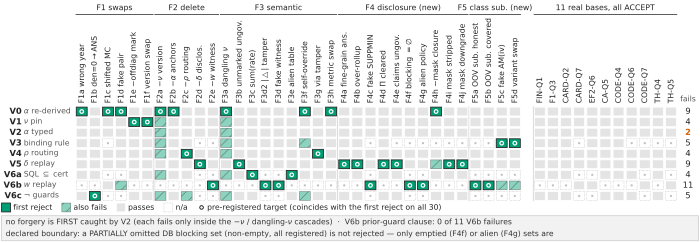

This figure's Python source:
"""F-B -- forgery x check hit matrix on the pilot2 base (34 forgeries, 11 bases).

PILOT2 REMAKE.  The forgery battery grew from 16 hand-built-base forgeries to 34
forgeries mutated from 11 REAL compiler certificates (every unmutated base
ACCEPTs, so each REJECT pins on the mutation itself), and gained the F4
disclosure family (10 forgeries against the k / mask / policy obligations that
did not exist on the old base) plus F5 (4 refusal-class / replay-variant
substitutions on a new CARD-Q2 base, added 2026-08-10).  45 columns no longer
fit a single column at a legible size, so this float is FULL WIDTH: include it
as a figure* with width=\\textwidth and NO rescaling.

WHAT IS DRAWN.  Rows = the nine checks in the verifier's own frozen order
(chk.py:CHECK_ORDER).  Columns = six bands: F1 coordinate/semantic swaps (6),
F2 field deletions (5), F3 semantic forgeries (9), F4 disclosure forgeries
(10), F5 refusal-class substitutions (4), then the 11 unmutated base
certificates.  Every cell carries the status the verifier actually reported
for that (column, check) pair:

  * solid        the check that rejected first (report["rejected_by"])
  * hatched      the check ALSO failed on this forgery, later in the order
  * flat light   the check ran and passed
  * dotted/empty the check does not apply to this certificate kind (SKIP)

A white ring marks the check the forgery was PRE-REGISTERED to trip
(forge_p2.py's expected_reject_by).  Ring and solid cell coincide on all 34;
had a forgery landed anywhere else, the disagreement would be visible without
reading a word.

THE CONCESSION BAND at the foot names what this round did NOT exercise: no
forgery is FIRST caught by V2 (V3 left that set when F5c/F5d arrived, since
that family is pre-registered to trip the clause-(iv) variant check), the
prior-guard clause of V6b carries zero of its
7 failures, and one declared boundary from the acceptance report: a PARTIALLY
omitted DB blocking set (non-empty, all registered) is not rejected -- only
emptied (F4f) or alien (F4g) sets are.

COLOUR SEMANTICS (unchanged, style.py): GREEN is our mechanism acting -- here,
a check firing; LIGHT is "nothing to report".  Every state carries a second,
redundant encoding (fill + hatch + glyph).  No type below 5.4 pt, and the PDF
is emitted at exactly \\textwidth so \\includegraphics applies scale 1.0.

DATA.  100% recomputed, nothing retyped: extract_p2.py reads the verifier's 34
run reports in impl/asof_verifier/forge_p2_out/, asserts every first rejection
against forge_p2.py's pre-registered target, and re-verifies the 11 unmutated
base certificates with the same chk.verify the forgeries ran under.

Run:  python3 extract_p2.py && python3 figB_forgery_matrix.py
"""

import json
import os
import matplotlib as mpl
import matplotlib.pyplot as plt
from matplotlib.patches import Rectangle
import style as S

S.apply()
HERE = os.path.dirname(os.path.abspath(__file__))
M = json.load(open(os.path.join(HERE, "fig_data_pilot2.json")))["forge"]

CHECKS = M["checks"]                      # V0 .. V6c, the verifier's own order
COLS = M["columns"]                       # the forgeries, then the base controls
FORG = [c for c in COLS if c["band"] != "ctl"]
# Pinned the same way extract_p2.py pins them, so a stale fig_data_pilot2.json
# fails here rather than silently drawing the wrong matrix.  F5 (4 forgeries on
# a new CARD-Q2 base) joined the battery on 2026-08-10: 34 forgeries, 11 bases.
FAMILY_SIZES = {"F1": 6, "F2": 5, "F3": 9, "F4": 10, "F5": 4}
N_FORG = sum(FAMILY_SIZES.values())       # 34
N_BASES = 11
assert len(FORG) == N_FORG and len(COLS) == N_FORG + N_BASES

# Row gloss: what each check consumes (<= the label gutter, asserted below).
GLOSS = {
    "V0": r"$\alpha$ re-derived", "V1": r"$\nu$ pin", "V2": r"$\alpha$ typed",
    "V3": "binding rule", "V4": r"$\rho$ routing", "V5": r"$\delta$ replay",
    "V6a": r"SQL $\subseteq$ cert", "V6b": r"$w$ replay", "V6c": r"$\neg$ guards",
}
# Column label = id + attack surface, abbreviated to fit a rotated label.  The
# F2 labels carry the DELETED FIELD (that band is the per-field experiment);
# the F4 labels name the disclosure obligation under attack.
CLAB = {
    "F1a": "F1a wrong year", "F1b": r"F1b den=0$\to$ANS",
    "F1c": "F1c shifted MC", "F1d": "F1d fake pair",
    "F1e": "F1e $-$offdiag mark", "F1f": "F1f version swap",
    "F2a": r"F2a $-\nu$ version", "F2b": r"F2b $-\alpha$ anchors",
    "F2c": r"F2c $-\rho$ routing", "F2d": r"F2d $-\delta$ disclos.",
    "F2e": r"F2e $-w$ witness",
    "F3a": r"F3a dangling $\nu$", "F3b": "F3b unmarked ungov.",
    "F3c": "F3c sum(rate)", "F3d": "F3d fake witness",
    "F3d2": r"F3d2 $|\triangle|$ tamper", "F3e": "F3e alien table",
    "F3f": "F3f self-override", "F3g": "F3g via tamper",
    "F3h": "F3h metric swap",
    "F4a": "F4a fine-grain ans.", "F4b": "F4b over-rollup",
    "F4c": "F4c fake SUPPMIN", "F4d": r"F4d $\Pi$ cleared",
    "F4e": "F4e claims ungov.", "F4f": r"F4f blocking $=\varnothing$",
    "F4g": "F4g alien policy", "F4h": "F4h $-$mask closure",
    "F4i": "F4i mask stripped", "F4j": "F4j mask downgrade",
    # F5 (2026-08-10): refusal-class / replay-variant substitution.  a and b
    # swap the refusal class across the OOV / AM(iv) boundary on the honest and
    # the covered leg; c and d swap the clause-(iv) replay variant.
    "F5a": "F5a OOV sub. honest", "F5b": "F5b OOV sub. covered",
    "F5c": "F5c fake AM(iv)", "F5d": "F5d variant swap",
}
for c in COLS:                              # controls: label by their base qid
    if c["band"] == "ctl":
        CLAB[c["id"]] = c["qid"]
BANDS = [("F1", "F1 swaps"), ("F2", "F2 delete"), ("F3", "F3 semantic"),
         ("F4", "F4 disclosure (new)"), ("F5", "F5 class sub. (new)"),
         ("ctl", "%d real bases, all ACCEPT" % N_BASES)]

# ------------------------------------------------------------------ geometry ---
PT = 1 / 72.0
W_IN = S.FULL_W                      # exactly \textwidth; do not rescale on use
GUT, LOADW = 53.0, 15.0              # pt: row-label gutter, right-hand load column
ROW_H, GAP = 7.6, 0.9                # pt per check row; blank col before controls
H_BAND, H_LAB, H_LEG, H_CONC = 11.0, 64.0, 9.0, 19.5      # pt, top to bottom
PADX, PADY = 1.0, 1.5

NCU = len(COLS) + GAP
GRID_W = W_IN / PT - GUT - LOADW - 2 * PADX
GRID_H = ROW_H * len(CHECKS)
H_IN = (H_BAND + H_LAB + GRID_H + H_LEG + H_CONC + 2 * PADY) * PT

fig = plt.figure(figsize=(W_IN, H_IN))
fig.set_constrained_layout(False)
ax = fig.add_axes([(PADX + GUT) * PT / W_IN,
                   (PADY + H_CONC + H_LEG) * PT / H_IN,
                   GRID_W * PT / W_IN, GRID_H * PT / H_IN])
ax.set_xlim(0, NCU)
ax.set_ylim(len(CHECKS), 0)
ax.set_xticks([])
ax.set_yticks([])
for s in ax.spines.values():
    s.set_visible(False)
COL_W_PT = GRID_W / NCU

XS, x = {}, 0.0
for c in COLS:
    if c["band"] == "ctl" and x < len(FORG) + 0.5:
        x += GAP
    XS[c["id"]] = x
    x += 1.0

# ------------------------------------------------------------------- cells -----
CELL = dict(FAIL1=dict(fc=S.GREEN, ec=S.INK, lw=0.6, hatch=None, al=1.0),
            FAILn=dict(fc=S.GREEN, ec=S.INK, lw=0.45, hatch="///", al=0.45),
            PASS=dict(fc=S.LIGHT, ec="white", lw=0.5, hatch=None, al=1.0),
            SKIP=dict(fc="none", ec=S.FAINT, lw=0.4, hatch=None, al=1.0))
IPAD = 0.085


def cell(ax_, cid, row, kind):
    st = CELL[kind]
    x0, y0 = XS[cid], row
    r = Rectangle((x0 + IPAD, y0 + IPAD), 1 - 2 * IPAD, 1 - 2 * IPAD,
                  facecolor=st["fc"], edgecolor=st["ec"], linewidth=st["lw"],
                  hatch=st["hatch"], alpha=st["al"], zorder=2, clip_on=False)
    if kind == "SKIP":
        r.set_linestyle((0, (1.2, 1.2)))
    ax_.add_patch(r)
    if kind == "SKIP":            # second encoding for "does not apply here"
        ax_.plot([x0 + 0.5], [y0 + 0.5], marker=".", ms=1.4, color=S.FAINT,
                 zorder=3, clip_on=False)


for c in COLS:
    for i, chk_ in enumerate(CHECKS):
        st = c["status"][chk_]
        kind = ("FAIL1" if chk_ == c["rejected_by"] else "FAILn") if st == "FAIL" else st
        cell(ax, c["id"], i, kind)
    if c["expected"]:                       # pre-registered target, drawn on top
        ax.plot([XS[c["id"]] + 0.5], [CHECKS.index(c["expected"]) + 0.5],
                marker="o", ms=2.6, mfc="none", mec="white", mew=0.9, zorder=4)

# --------------------------------------------- row labels + per-row fail loads --
for i, chk_ in enumerate(CHECKS):
    ax.text(-(GUT - 14.5) / COL_W_PT, i + 0.5, chk_, ha="right", va="center",
            fontsize=6.0, fontweight="bold", color=S.INK)
    ax.text(-(GUT - 16) / COL_W_PT, i + 0.5, GLOSS[chk_], ha="left", va="center",
            fontsize=5.5, color="#555555")
    n = M["load"][chk_]["FAIL"]
    first = M["first_reject"].get(chk_, 0)
    ax.text(NCU + (LOADW / 2) / COL_W_PT, i + 0.5, str(n), ha="center",
            va="center", fontsize=6.0, color=S.INK if first else S.VERMILION,
            fontweight="normal" if first else "bold")
# the count is every forgery the check brings down, first or not; it sums to 53
# over the 34 forgeries -- the 19 extras live in the multi-fail cascades.
ax.text(NCU + (LOADW / 2) / COL_W_PT, -0.30, "fails", ha="center", va="bottom",
        fontsize=5.5, color="#555555")

# ------------------------------------------- rotated column labels + brackets ---
for c in COLS:
    ax.text(XS[c["id"]] + 0.5, -0.28, CLAB[c["id"]], rotation=90, ha="center",
            va="bottom", fontsize=5.5, color=S.INK)
ytop = -(H_LAB + 2.0) / ROW_H
for key, lab in BANDS:
    xs = [XS[c["id"]] for c in COLS if c["band"] == key]
    x0, x1 = min(xs) + 0.06, max(xs) + 0.94
    ax.plot([x0, x1], [ytop, ytop], color=S.INK, lw=0.5, clip_on=False)
    ax.text((x0 + x1) / 2, ytop - 0.26, lab, ha="center", va="bottom",
            fontsize=5.6, color=S.INK, clip_on=False)
    if key != "F1":                        # band rule inside the matrix as well
        ax.plot([x0 - 0.06, x0 - 0.06], [0, len(CHECKS)], color=S.FAINT, lw=0.4,
                zorder=1)

# ------------------------------------------------------------------- legend -----
LEG = [("FAIL1", "first reject"), ("FAILn", "also fails"),
       ("PASS", "passes"), ("SKIP", "n/a")]
fig.canvas.draw()
ren = fig.canvas.get_renderer()


def tw(s, size):
    t = fig.text(0, 0, s, fontsize=size)
    w = t.get_window_extent(renderer=ren).width / fig.dpi / PT
    t.remove()
    return w


ly = (PADY + H_CONC + H_LEG / 2) * PT / H_IN
lx = PADX * PT / W_IN
SW = 6.4 * PT / W_IN
axl = fig.add_axes([0, 0, 1, 1], zorder=5)
axl.set_axis_off()
axl.set_xlim(0, 1)
axl.set_ylim(0, 1)
axl.patch.set_alpha(0)
for kind, lab in LEG:
    st = CELL[kind]
    r = Rectangle((lx, ly - SW / 2 * W_IN / H_IN), SW, SW * W_IN / H_IN,
                  facecolor=st["fc"], edgecolor=st["ec"], linewidth=st["lw"],
                  hatch=st["hatch"], alpha=st["al"], transform=axl.transAxes)
    if kind == "SKIP":
        r.set_linestyle((0, (1.2, 1.2)))
    axl.add_patch(r)
    lx += SW + 2.0 * PT / W_IN
    axl.text(lx, ly, lab, ha="left", va="center", fontsize=5.5, color=S.INK,
             transform=axl.transAxes)
    lx += (tw(lab, 5.5) + 7.0) * PT / W_IN
axl.plot([lx + 3.0 * PT / W_IN], [ly], marker="o", ms=2.6, mfc="none",
         mec=S.INK, mew=0.7, transform=axl.transAxes)
axl.text(lx + 7.0 * PT / W_IN, ly, "pre-registered target (coincides with the "
         "first reject on all 30)", ha="left", va="center", fontsize=5.5,
         color=S.INK, transform=axl.transAxes)

# ------------------------------------------------------- the concession band ----
band1 = ("no forgery is FIRST caught by %s (each fails only inside the "
         r"$-\nu$ / dangling-$\nu$ cascades)  ·  V6b prior-guard clause: "
         "0 of %d V6b failures"
         % (" or ".join(M["never_first"]), M["load"]["V6b"]["FAIL"]))
band2 = ("declared boundary: a PARTIALLY omitted DB blocking set (non-empty, "
         "all registered) is not rejected — only emptied (F4f) or alien (F4g) "
         "sets are")
axl.add_patch(Rectangle((PADX * PT / W_IN, PADY * PT / H_IN),
                        1 - 2 * PADX * PT / W_IN, (H_CONC - 1.5) * PT / H_IN,
                        facecolor="#F2F2F2", edgecolor=S.FAINT, lw=0.45,
                        transform=axl.transAxes, zorder=1))
for k, b in enumerate((band1, band2)):
    axl.text((PADX + 3.0) * PT / W_IN,
             (PADY + (H_CONC - 1.5) * (0.72 - 0.44 * k)) * PT / H_IN,
             b, ha="left", va="center", fontsize=5.5, color="#333333",
             transform=axl.transAxes, zorder=3)

out = os.path.join(HERE, "figB_forgery_matrix.pdf")
# Absolute point layout at exactly \textwidth; CreationDate=None keeps re-runs
# byte-reproducible.
with mpl.rc_context({"savefig.bbox": None}):
    fig.savefig(out, metadata={"CreationDate": None})
print("wrote", out)

# ---- what the figure asserts, printed so the caption can be checked against it --
assert M["n_expected_match"] == N_FORG and M["n_bases"] == N_BASES
assert M["families"] == FAMILY_SIZES
# V3 left the never-first set when F5 arrived: F5c/F5d are pre-registered to
# trip V3 (clause-(iv) variant swap), which is exactly what that family is for.
assert M["never_first"] == ["V2"] and M["never_fail"] == []
assert M["v6b_clause0_fails"] == 0
assert sum(M["first_reject"].values()) == N_FORG
for c in COLS:                                   # nothing overruns its allowance
    assert tw(CLAB[c["id"]], 5.5) < H_LAB - 2.4, (c["id"], tw(CLAB[c["id"]], 5.5))
for k, v in GLOSS.items():
    assert tw(k, 6.0) < 14.5 and tw(v, 5.5) < GUT - 18.0, (k, tw(v, 5.5))
for b in (band1, band2):
    assert tw(b, 5.5) < W_IN / PT - 2 * PADX - 6, (b, tw(b, 5.5))
f2 = [c for c in FORG if c["band"] == "F2"]
print("  %d forgeries rejected; first reject == pre-registered target in %d/%d"
      % (N_FORG, M["n_expected_match"], N_FORG))
print("  F2 band (per-field deletions): " + " | ".join(
    "%s->%s{%s}" % (c["id"], c["rejected_by"],
                    ",".join(k for k in CHECKS if c["status"][k] == "FAIL"))
    for c in f2))
print("  F4 band first rejects: %s" % {c["id"]: c["rejected_by"]
                                       for c in FORG if c["band"] == "F4"})
print("  never-first: %s ; V6b clause-0 fails: %d"
      % (M["never_first"], M["v6b_clause0_fails"]))
print("  >1 check fails: %s" % M["multi_fail"])
print("  bases: %s" % M["base_qids"])
print("  per-check fail loads: %s" % {c: M["load"][c]["FAIL"] for c in CHECKS})
print("  figure %.3f x %.3f in" % (W_IN, H_IN))
